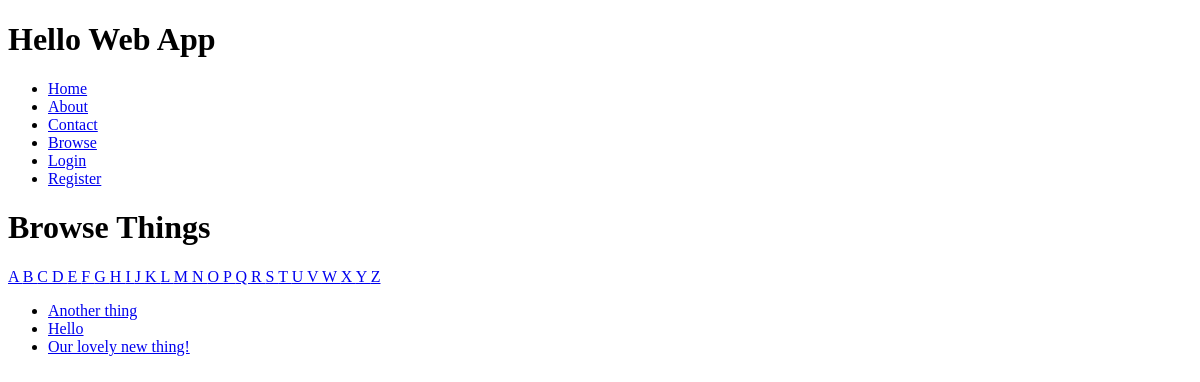
Page /browse/name/ on the earlier database version.
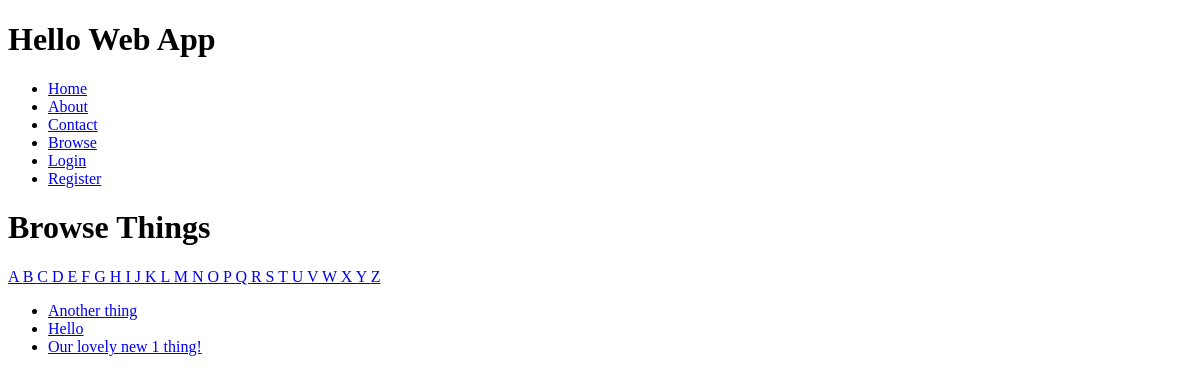
Same page on the later database version.
### collection/models.py (models this page shows)
class Thing(models.Model):
    name = models.CharField(max_length=255)
    description = models.TextField()
    slug = models.SlugField(unique=True)
    user = models.OneToOneField(User, blank=True, null=True)

### collection/views.py (the view)
# urls.py: url(r'^browse/name/$', 'collection.views.browse_by_name', name='browse'),
def browse_by_name(request, initial=None):
    if initial:
        things = Thing.objects.filter(name__istartswith=initial).order_by('name')
    else:
        things = Thing.objects.all().order_by('name')
    return render(request, 'search/search.html', { 'things': things, 'initial': initial,})

### collection/templates/search/search.html (shortened to what this page needs)
{% extends 'layouts/base.html' %}
{% block title %}Browse - {{ block.super }}{% endblock %} {% block content %}
<h1>
    Browse Things
</h1>
{% for letter in 'abcdefghijklmnopqrstuvwxyz' %}
<a href="{% url 'browse_by_name' initial=letter %}"
{% if initial == letter %}class="active"{% endif %}>
{{ letter|upper }} </a>
{% endfor %}
<ul>
    {% for thing in things %}
    <li>
        <a href="{% url 'thing_detail' slug=thing.slug %}"> {{ thing.name }}
        </a>
    </li>
    {% empty %}
    <li>Sorry, no results!</li>
    {% endfor %}
</ul>
{% endblock %}

Differences in the rows shown:
changed Thing: name "Our lovely new thing!" → "Our lovely new 1 thing!"
